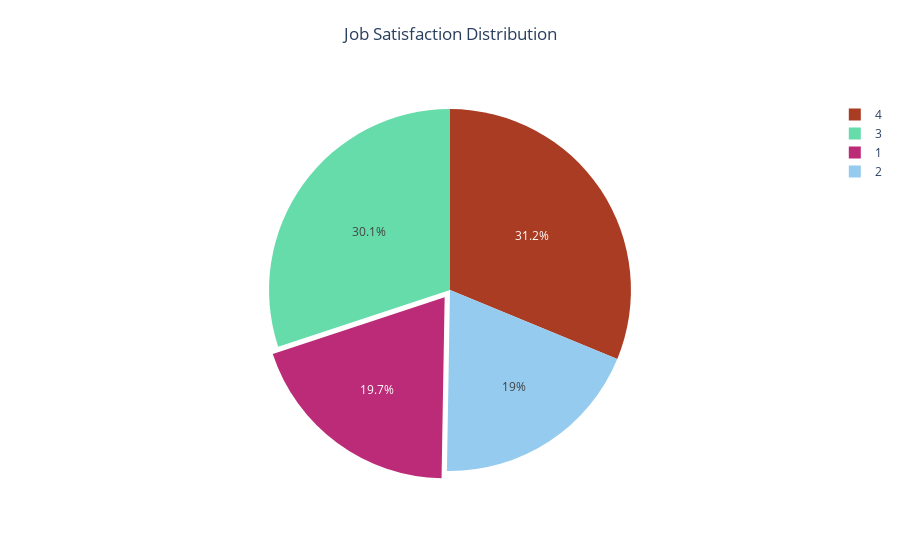

Notebook cell for this chart:
### Markdown cell above
### Pie Chart

Chart ini bertujuan untuk melihat persebaran Kepuasaan Pegawai atas Pekerjaannya per Degree, serta dipisahkan berdasarkan Gender

### Code cell
# Function for Outputing Index and Value of a Column
def val_counts(df, var):
    counts = df[var].value_counts().sort_index()
    labels = counts.index
    sizes = counts.values
    return labels, sizes

labels = val_counts(df, 'JobSatisfaction')[0]
values= val_counts(df, 'JobSatisfaction')[1]
colors = ['#bb2b77','#95cbee','#65dcaa','#aa3c23']

explode = (0.05, 0) # Explode the first slice

# Create an Interactive Pie Chart using Plotly
fig = go.Figure(data=[go.Pie(labels=labels, values=values,
                             pull=explode, marker=dict(colors=colors))])

# Adjusting the position of the horizontal legend
fig.update_layout(
    title=dict(text='Job Satisfaction Distribution', x=0.5, y=0.95)
)
fig.show()

### Figure 1 — Plotly figure (JSON) as saved in the notebook; plotly's stock layout.template omitted (floating-point values rounded to 4 significant figures)
{"data": [{"labels": [1, 2, 3, 4], "marker": {"colors": ["#bb2b77", "#95cbee", "#65dcaa", "#aa3c23"]}, "pull": [0.05, 0], "type": "pie", "values": [289, 280, 442, 459]}], "layout": {"title": {"text": "Job Satisfaction Distribution", "x": 0.5, "y": 0.95}}}
